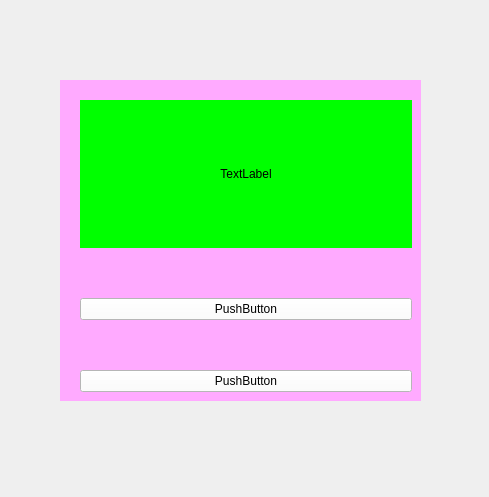
<?xml version="1.0" encoding="UTF-8"?>
<ui version="4.0">
 <class>Form</class>
 <widget class="QWidget" name="Form">
  <property name="geometry">
   <rect>
    <x>0</x>
    <y>0</y>
    <width>489</width>
    <height>497</height>
   </rect>
  </property>
  <property name="windowTitle">
   <string>Form</string>
  </property>
  <widget class="QWidget" name="widget" native="true">
   <property name="geometry">
    <rect>
     <x>60</x>
     <y>80</y>
     <width>361</width>
     <height>321</height>
    </rect>
   </property>
   <property name="styleSheet">
    <string notr="true">background-color: rgb(255, 170, 255);</string>
   </property>
   <layout class="QVBoxLayout" name="verticalLayout">
    <property name="spacing">
     <number>50</number>
    </property>
    <property name="leftMargin">
     <number>20</number>
    </property>
    <property name="topMargin">
     <number>20</number>
    </property>
    <property name="rightMargin">
     <number>9</number>
    </property>
    <property name="bottomMargin">
     <number>9</number>
    </property>
    <item>
     <widget class="QLabel" name="label">
      <property name="styleSheet">
       <string notr="true">background-color: rgb(0, 255, 0);</string>
      </property>
      <property name="text">
       <string>TextLabel</string>
      </property>
      <property name="alignment">
       <set>Qt::AlignCenter</set>
      </property>
     </widget>
    </item>
    <item>
     <widget class="QPushButton" name="pushButton">
      <property name="styleSheet">
       <string notr="true">background-color: rgb(255, 255, 255);</string>
      </property>
      <property name="text">
       <string>PushButton</string>
      </property>
     </widget>
    </item>
    <item>
     <widget class="QPushButton" name="pushButton_2">
      <property name="styleSheet">
       <string notr="true">background-color: rgb(255, 255, 255);</string>
      </property>
      <property name="text">
       <string>PushButton</string>
      </property>
     </widget>
    </item>
   </layout>
  </widget>
 </widget>
 <resources/>
 <connections/>
</ui>
